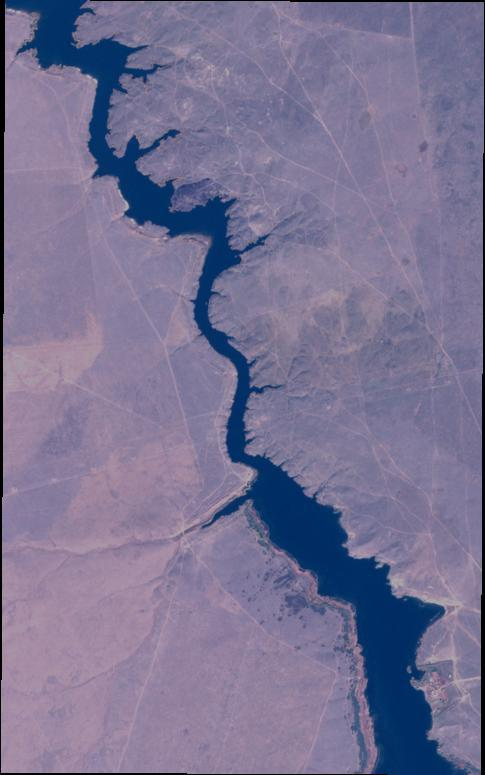
#> input picture test/water_body_855.jpg, 485 x 775 px, found by its file name
$ jupyter execute final_code.ipynb
#> lines starting #> are read from the running program, lines starting #| are printed output that depends on the picture; after the words box and inside, x2 and y2 are one past the last pixel; in counts of white or black regions, pixels touching at a corner belong together
[cell 1]
import cv2
import numpy as np
import matplotlib.pyplot as plt
from heapq import heappop, heappush

def calculate_ndwi(green_band, nir_band):
    """Calculate NDWI using green and NIR bands."""
    return (green_band - nir_band) / (green_band + nir_band)

def process_image(image_path):
    """Process a single image to calculate NDWI and generate water mask."""
    # Read the image (assuming it's a JPG)
    image = cv2.imread(image_path)
#> image is the input picture: shape (775, 485, 3); mean B, G, R 146.7, 114.6, 120.4

    # Convert the image from BGR to RGB
    image = cv2.cvtColor(image, cv2.COLOR_BGR2RGB)

    # Extract the Green (B03) and NIR (B08) bands.
    green_band = image[:, :, 1]  # Green channel (G)
    nir_band = image[:, :, 0]     # Simulated NIR using Red channel (R)
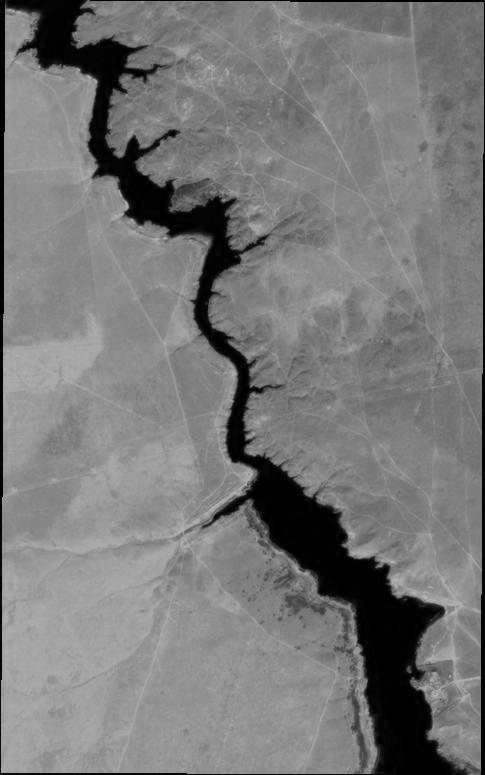
#> nir_band: shape (775, 485); min 0, max 183, mean 120.4

    # Calculate NDWI
    ndwi = calculate_ndwi(green_band, nir_band)
#> in calculate_ndwi, `return (green_band - nir_band) / (green_band + nir_band)`:
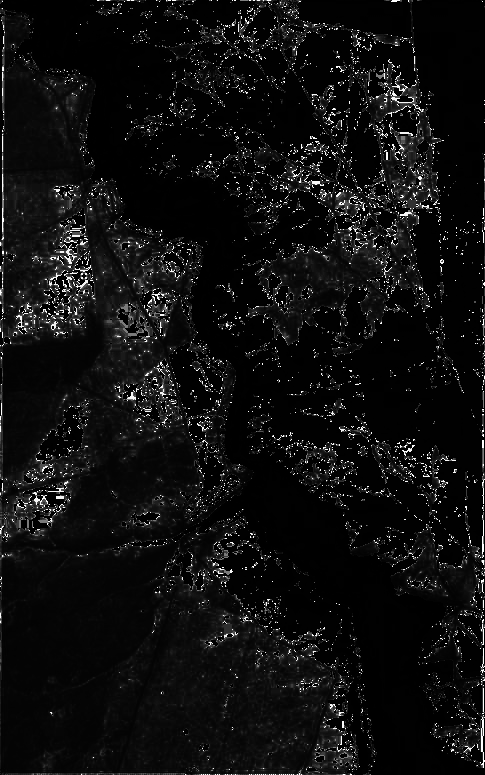
#> returned value: shape (775, 485) float64; 1.18% of the values are NaN or infinite; the others: min 0, max 255, mean 15.35; drawn with min black, max white, NaN and infinite black

    # Apply threshold to classify water
    water_mask = ndwi > 0.3  # Adjust threshold as necessary
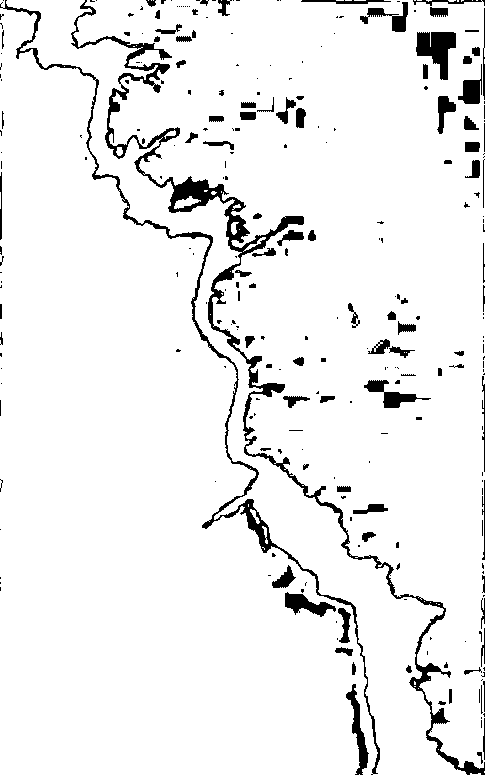
#> water_mask: shape (775, 485) bool; 93.6% white; 272 black regions (175 under 20 px), largest, box (x1, y1, x2, y2) and area: (71, 0, 485, 775) 8372, (0, 0, 380, 775) 3706, (416, 32, 456, 80) 1103

    return ndwi, water_mask

def visualize_water_bodies(ndwi, water_mask, output_path):
    """Visualize the NDWI and water mask, and save the water bodies threshold image."""
    plt.figure(figsize=(10, 5))

    # [4 lines of commented-out code are left out]

    plt.subplot(1, 2, 2)
    plt.title('Water Bodies (Thresholded)')
    plt.imshow(water_mask, cmap='gray')
    plt.savefig(output_path)  # Save the threshold image
    plt.show()

def preprocess_image(image):
    """Apply Gaussian blur to smooth edges and enhance water regions."""
    blurred = cv2.GaussianBlur(image, (5, 5), 0)  # Smoothing
    return blurred

def create_grid_map(image, output_path, grid_size=5):
    """Divide image into small grids, color-code water vs. non-water regions, and add grid lines and limited axis labels."""
#> called with output_path = 'grid_water_map.jpg', grid_size = 5
    # Get image dimensions
    height, width, _ = image.shape
#> height = 775; width = 485

    # Create an empty grid image
    grid_image = np.zeros_like(image)

    # Define flexible thresholds for blue detection
    blue_lower = np.array([0, 0, 180])  # Lower threshold for blue
    blue_upper = np.array([70, 70, 255])  # Upper threshold for blue

    # Apply color thresholding
    mask = cv2.inRange(image, blue_lower, blue_upper)
#> mask: shape (775, 485); every value is 0

    # Refine the mask with morphological operations
    kernel = np.ones((7, 7), np.uint8)
    mask = cv2.morphologyEx(mask, cv2.MORPH_CLOSE, kernel)  # Closing to fill gaps
    mask = cv2.morphologyEx(mask, cv2.MORPH_DILATE, kernel)  # Dilation to expand areas

    # Iterate over the image with `grid_size` and mark water areas
    for y in range(0, height, grid_size):
        for x in range(0, width, grid_size):
            # Extract the current grid cell from the mask
            cell_mask = mask[y:y+grid_size, x:x+grid_size]

            # Check if a significant portion of the cell is detected as water
            if np.mean(cell_mask) > 128:  # Majority water pixels in the cell
                grid_image[y:y+grid_size, x:x+grid_size] = [0, 0, 255]  # Blue for water
            else:
                grid_image[y:y+grid_size, x:y+grid_size] = [128, 128, 128]  # Gray for non-water
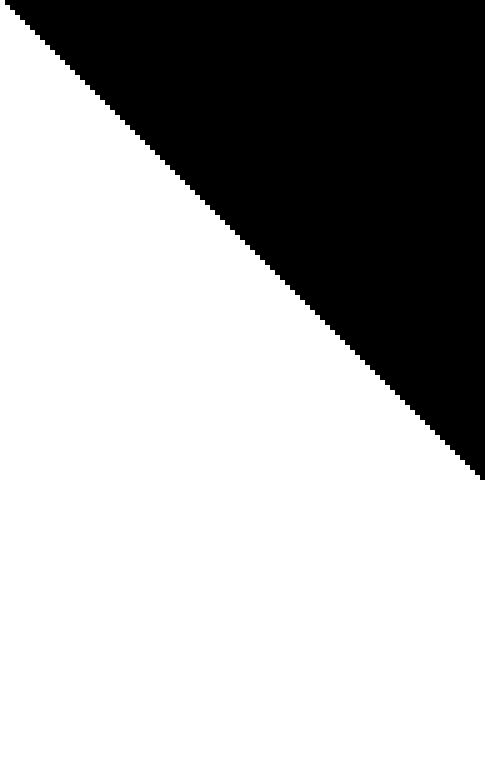
#> grid_image: shape (775, 485, 3); values 0 (black) and 128 (white), 69% white; 1 black region, box (x1, y1, x2, y2) and area: (5, 0, 485, 480) 116400

    # Save the grid image
    cv2.imwrite(output_path, cv2.cvtColor(grid_image, cv2.COLOR_RGB2BGR))

    return grid_image

def mark_point_and_show_grid_with_dijkstra_path(image_path, start_point=(400, 300), grid_size=10):
    """Display image with grid markings, mark the start point, and visualize the shortest paths to all river pixels using Dijkstra's algorithm."""
#> called with start_point = (400, 200), grid_size = 10
    # Load the image
    image = cv2.imread(image_path)
    image_rgb = cv2.cvtColor(image, cv2.COLOR_BGR2RGB)  # Convert to RGB for displaying in matplotlib
    original_image = image.copy()  # Copy of the original image for marking

    # Convert image to HSV to detect blue regions (river)
    hsv_image = cv2.cvtColor(image, cv2.COLOR_BGR2HSV)
#> hsv_image: shape (775, 485, 3); mean H, S, V 129.3, 72, 146.8
    lower_blue = np.array([100, 150, 0])
    upper_blue = np.array([140, 255, 255])
    mask = cv2.inRange(hsv_image, lower_blue, upper_blue)  # Create mask for blue regions (river pixels)
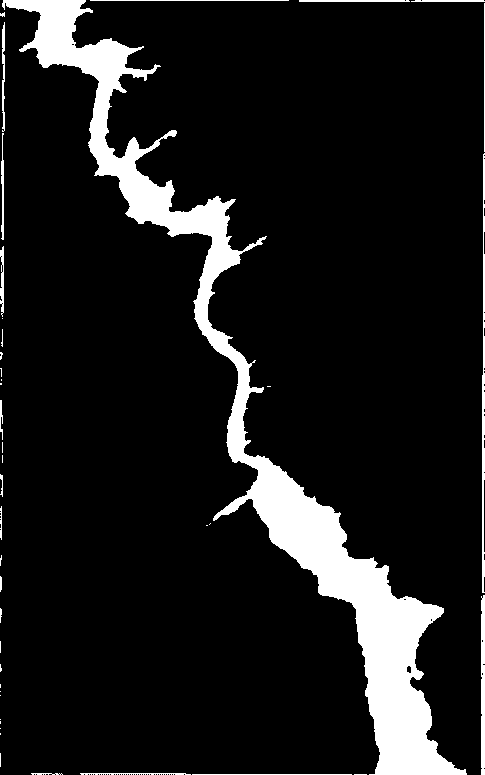
#> mask: shape (775, 485); 10.5% white; 42 white regions (23 under 20 px), largest, box (x1, y1, x2, y2) and area: (2, 0, 467, 775) 35617, (482, 153, 485, 593) 932, (481, 595, 485, 775) 699

    # Mark the start point
    sx, sy = start_point
    cv2.circle(image_rgb, (sx, sy), 6, (255, 0, 0), -1)  # Mark start point in red on image with grid
#> image_rgb: shape (775, 485, 3); mean R, G, B 120.5, 114.6, 146.7
    cv2.circle(original_image, (sx, sy), 6, (255, 0, 0), -1)  # Mark start point in red on original image
#> original_image: shape (775, 485, 3); 0.03% of pixels changed, all inside (x1, y1, x2, y2) = (394, 194, 407, 207)

    # Dijkstra's Setup
    height, width = mask.shape
#> height = 775; width = 485
    visited = set()
    distances = {start_point: 0}
    priority_queue = []
    heappush(priority_queue, (0, sx, sy, []))  # (distance, x, y, path)

    # Directions: up, down, left, right, and diagonals
    directions = [
        (-1, 0), (1, 0), (0, -1), (0, 1),  # Up, down, left, right
        (-1, -1), (-1, 1), (1, -1), (1, 1)  # Diagonals
    ]

    # Store paths to all river pixels
    river_paths = []

    # Dijkstra's search
    while priority_queue:
        current_distance, cx, cy, path = heappop(priority_queue)

        if (cx, cy) in visited:
            continue
        visited.add((cx, cy))

        # If we reached a blue pixel (river), save the path
        if mask[cy, cx] == 255:  # Found a blue pixel (river)
            river_paths.append(path + [(cx, cy)])  # Store the path to the river
            continue  # Continue searching for other rivers

        # Explore neighbors
        for dx, dy in directions:
            nx, ny = cx + dx * grid_size, cy + dy * grid_size
            if 0 <= nx < width and 0 <= ny < height and (nx, ny) not in visited:
                new_distance = current_distance + (np.sqrt(2) if (dx != 0 and dy != 0) else 1)  # Cost for diagonal movement

                if (nx, ny) not in distances or new_distance < distances[(nx, ny)]:
                    distances[(nx, ny)] = new_distance
                    heappush(priority_queue, (new_distance, nx, ny, path + [(cx, cy)]))
#> after the loop, distances = 3706 items; river_paths = 303 items; visited = 3706 items

    # Draw the shortest path to the first found river
    if river_paths:
        shortest_path = river_paths[0]  # Get the first river path
#> shortest_path = [(400, 200), (390, 200), (380, 200), (370, 200), (360, 210), (350, 220), (340, 230), (330, 230), (320, 230), (310, 230), (300, 230), (290, 230), (280, 230), (270, 230), (260, 240)]
        for (px, py) in shortest_path:
            cv2.circle(image_rgb, (px, py), 3, (139, 0, 0), -1)  # Dark red circles for path on grid image
            cv2.circle(original_image, (px, py), 3, (139, 0, 0), -1)  # Dark red circles for path on original image

            # Connect points with lines for better visualization
            if shortest_path.index((px, py)) > 0:
                prev_px, prev_py = shortest_path[shortest_path.index((px, py)) - 1]
                cv2.line(image_rgb, (prev_px, prev_py), (px, py), (139, 0, 0), 2)  # Dark red line on grid image
                cv2.line(original_image, (prev_px, prev_py), (px, py), (139, 0, 0), 2)  # Dark red line on original image
#> this loop made 15 passes
#> (px, py, prev_px, prev_py) on passes 2 to 13: (390, 200, 400, 200), (380, 200, 390, 200), (370, 200, 380, 200), (360, 210, 370, 200), (350, 220, 360, 210), (340, 230, 350, 220), (330, 230, 340, 230), (320, 230, 330, 230), (310, 230, 320, 230), (300, 230, 310, 230), (290, 230, 300, 230), (280, 230, 290, 230)
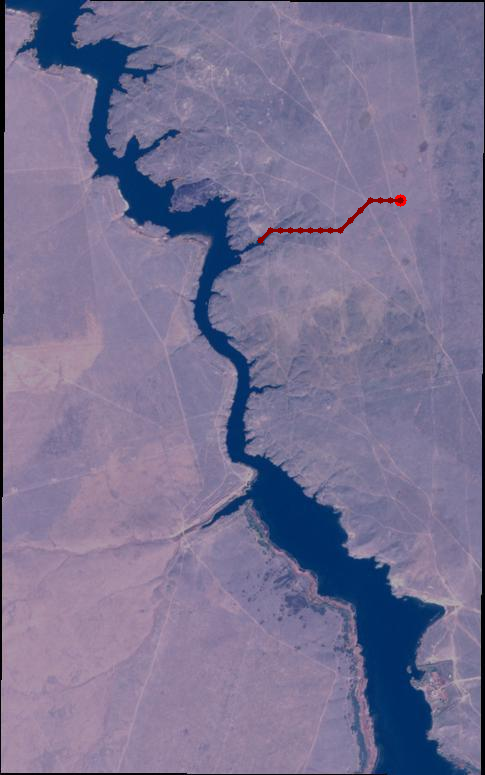
#> image_rgb: shape (775, 485, 3); mean R, G, B 120.5, 114.4, 146.4
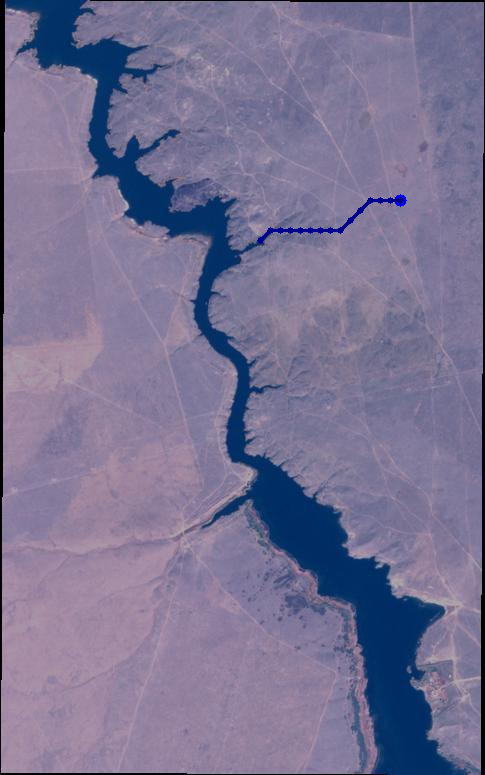
#> original_image: shape (775, 485, 3); mean B, G, R 146.7, 114.4, 120.2

    for i in range(0, width, grid_size):
        cv2.line(image_rgb, (i, 0), (i, height), (0, 255, 0), 1)  # Vertical grid lines in green
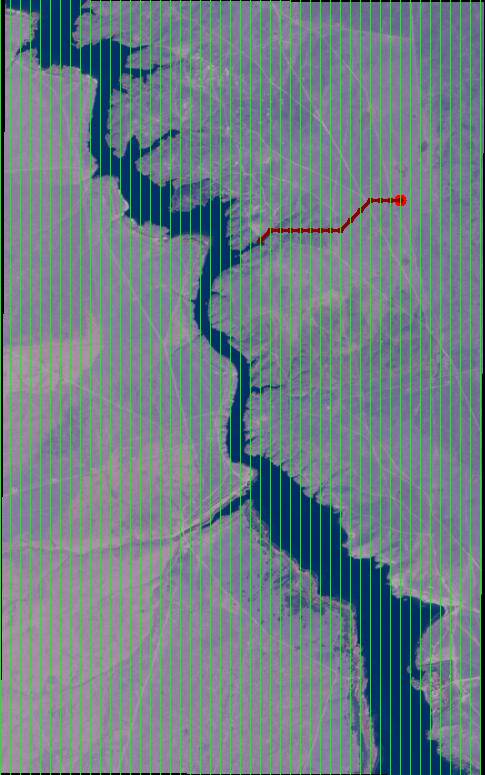
#> image_rgb: shape (775, 485, 3); 10.1% of pixels changed, all inside (x1, y1, x2, y2) = (0, 0, 481, 775)
    for j in range(0, height, grid_size):
        cv2.line(image_rgb, (0, j), (width, j), (0, 255, 0), 1)  # Horizontal grid lines in green
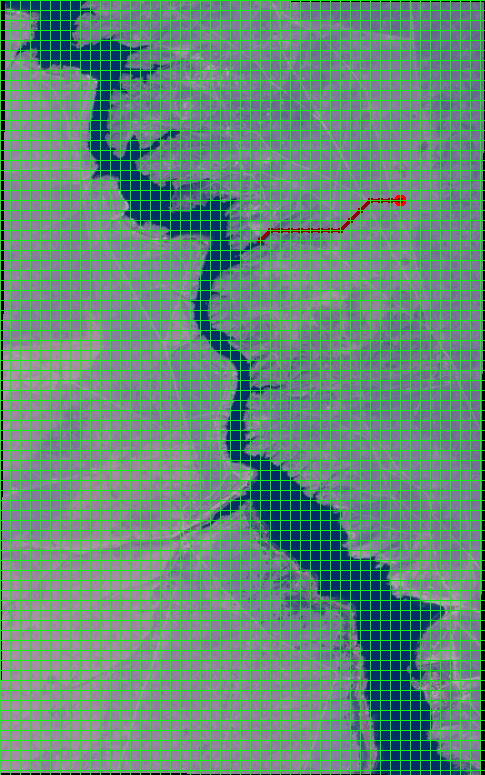
#> image_rgb: shape (775, 485, 3); 9.05% of pixels changed, all inside (x1, y1, x2, y2) = (1, 0, 485, 771)


    # Display both images
    plt.figure(figsize=(10, 10))
    plt.subplot(1, 2, 1)
    plt.imshow(image_rgb)
    plt.title("Grid Image with Path Overlay")
    plt.axis('off')

    plt.subplot(1, 2, 2)
    plt.imshow(cv2.cvtColor(original_image, cv2.COLOR_BGR2RGB))
    plt.title("Original Image with Path Overlay")
    plt.axis('off')

    plt.show()
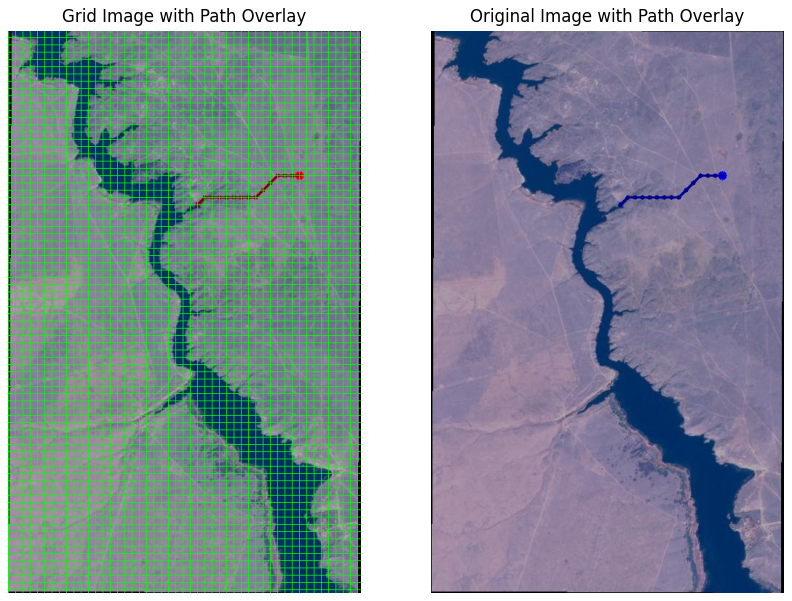
#> figure drawn by matplotlib, 2 panels

# Main function to execute the entire process
def main():
    # Path to your input image
    image_path = 'Water Bodies Dataset/Images/water_body_855.jpg'  # Replace with your JPG image path

    # Process the image and calculate NDWI
    ndwi, water_mask = process_image(image_path)

    # Visualize NDWI and water bodies
    visualize_water_bodies(ndwi, water_mask, output_path='water_bodies_threshold.jpg')

    # Create a grid map
    grid_image = create_grid_map(cv2.cvtColor(cv2.imread(image_path), cv2.COLOR_BGR2RGB), output_path='grid_water_map.jpg', grid_size=5)

    # Start point for pathfinding (can be adjusted)
    start_point = (400, 200)  # Replace with your desired starting coordinates

    # Mark points and show the grid with Dijkstra's paths
    mark_point_and_show_grid_with_dijkstra_path(image_path, start_point=start_point)

if __name__ == "__main__":
    main()

$ run again, with test/water_body_1018.jpg copied over test/water_body_855.jpg
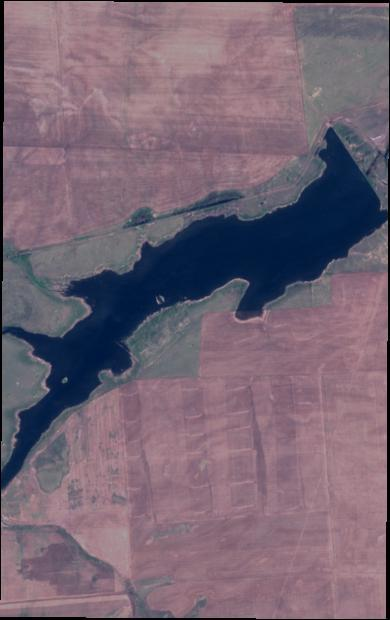
#> input picture test/water_body_1018.jpg, 390 x 620 px, found by its file name
#> in process_image, image is the input picture: shape (620, 390, 3); mean B, G, R 115.4, 101.1, 118
#> in process_image, `water_mask = ndwi > 0.3`:
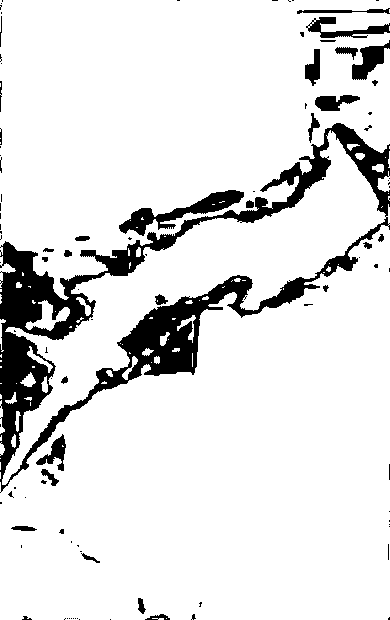
#> water_mask: shape (620, 390) bool; 88.3% white; 101 black regions (70 under 20 px), largest, box (x1, y1, x2, y2) and area: (0, 123, 390, 493) 21950, (119, 190, 244, 236) 1670, (352, 40, 390, 80) 703
#> in create_grid_map, `height, width, _ = image.shape`: height = 620; width = 390
#> hsv_image: shape (620, 390, 3); mean H, S, V 150, 73.1, 127.5
#> in mark_point_and_show_grid_with_dijkstra_path, `mask = cv2.inRange(hsv_image, lower_blue, upper_blue)`:
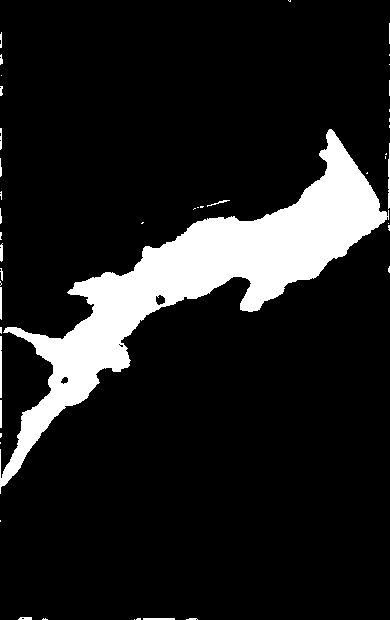
#> mask: shape (620, 390); 12.2% white; 46 white regions (29 under 20 px), largest, box (x1, y1, x2, y2) and area: (0, 129, 389, 494) 28655, (0, 336, 2, 398) 123, (388, 143, 390, 209) 111
#> after the loop in mark_point_and_show_grid_with_dijkstra_path, `while priority_queue:`: distances = {(400, 200): 0}; river_paths = []; visited = 1 item

$ run again, with test/water_body_1738.jpg copied over test/water_body_855.jpg
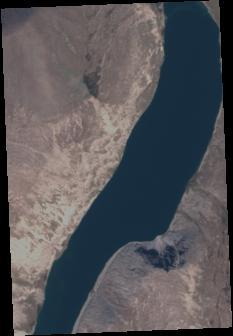
#> input picture test/water_body_1738.jpg, 233 x 336 px, found by its file name
#> in process_image, image is the input picture: shape (336, 233, 3); mean B, G, R 87.2, 83.4, 84.4
#> water_mask: shape (336, 233) bool; 84.3% white; 71 black regions (49 under 20 px), largest, box (x1, y1, x2, y2) and area: (31, 0, 233, 336) 9651, (0, 207, 10, 336) 670, (0, 0, 40, 20) 431
#> in create_grid_map, `height, width, _ = image.shape`: height = 336; width = 233
#> hsv_image: shape (336, 233, 3); mean H, S, V 67.4, 72.6, 95.3
#> in mark_point_and_show_grid_with_dijkstra_path, `mask = cv2.inRange(hsv_image, lower_blue, upper_blue)`:
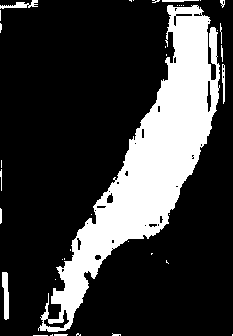
#> mask: shape (336, 233); 22.8% white; 39 white regions (28 under 20 px), largest, box (x1, y1, x2, y2) and area: (38, 5, 220, 332) 16978, (2, 272, 9, 320) 247, (0, 0, 38, 9) 154
#> after the loop in mark_point_and_show_grid_with_dijkstra_path, `while priority_queue:`: distances = {(400, 200): 0}; river_paths = []; visited = 1 item
